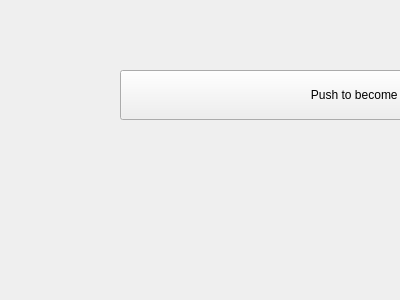
<?xml version="1.0" encoding="UTF-8"?>
<ui version="4.0">
 <class>Form</class>
 <widget class="QWidget" name="Form">
  <property name="geometry">
   <rect>
    <x>0</x>
    <y>0</y>
    <width>400</width>
    <height>300</height>
   </rect>
  </property>
  <property name="windowTitle">
   <string>Form</string>
  </property>
  <widget class="QPushButton" name="Test">
   <property name="geometry">
    <rect>
     <x>120</x>
     <y>70</y>
     <width>500</width>
     <height>50</height>
    </rect>
   </property>
   <property name="text">
    <string>Push to become Baap</string>
   </property>
  </widget>
 </widget>
 <resources/>
 <connections/>
</ui>
